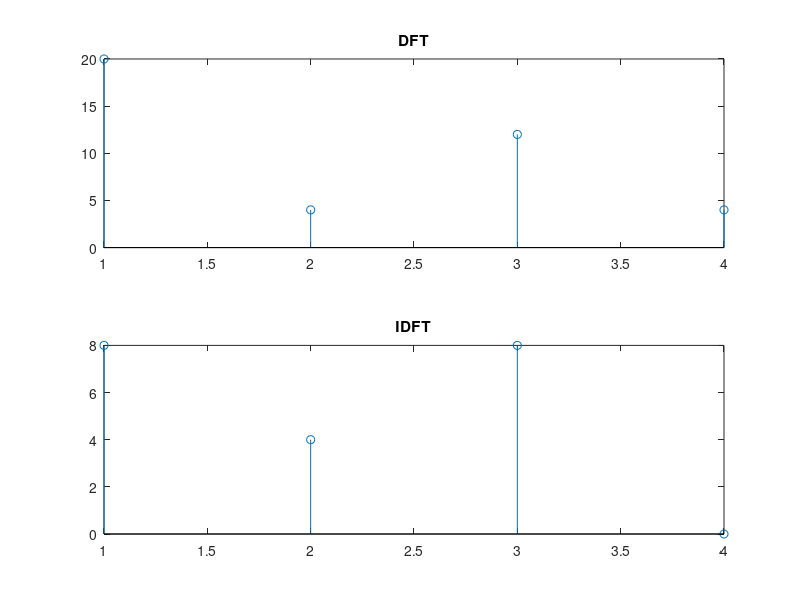

This chart was generated by the following MATLAB code:
fs = 4;
ts = 1/fs;
k = 0:fs-1;

x = 5 + 2*cos(2*pi*ts*k-pi/2) + 3*cos(4*pi*ts*k);
disp(x);

y = zeros(fs);
for a = 1:fs
    for b = 1:fs
         y(a, b) = exp((-1i*2*pi*(a-1)*(b-1))/fs);
    end
end
disp(y);

z1 = y*transpose(x);
subplot(2,1,1)
stem(abs(z1));
title("DFT");

inv = zeros(fs);

for a = 1:fs
    for b = 1:fs
         inv(a,b)= exp((1i*2*pi*(a-1)*(b-1))/fs);
    end
end

z2 = (inv*z1)/fs;
subplot(2,1,2);
stem(z2);
title("IDFT");
